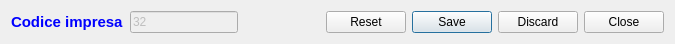
  <widget class="QWidget" name="">
   <property name="geometry">
    <rect>
     <x>1</x>
     <y>0</y>
     <width>675</width>
     <height>40</height>
    </rect>
   </property>
   <layout class="QGridLayout" name="gridLayout_11">
    <item row="0" column="0">
     <widget class="QLabel" name="label_13">
      <property name="sizePolicy">
       <sizepolicy hsizetype="Fixed" vsizetype="Preferred">
        <horstretch>0</horstretch>
        <verstretch>0</verstretch>
       </sizepolicy>
      </property>
      <property name="font">
       <font>
        <pointsize>11</pointsize>
        <weight>75</weight>
        <bold>true</bold>
       </font>
      </property>
      <property name="styleSheet">
       <string notr="true">color:#0000FF</string>
      </property>
      <property name="text">
       <string>Codice impresa</string>
      </property>
     </widget>
    </item>
    <item row="0" column="1">
     <widget class="QLineEdit" name="cod_impresa">
      <property name="enabled">
       <bool>false</bool>
      </property>
      <property name="sizePolicy">
       <sizepolicy hsizetype="Fixed" vsizetype="Fixed">
        <horstretch>0</horstretch>
        <verstretch>0</verstretch>
       </sizepolicy>
      </property>
      <property name="text">
       <string>32</string>
      </property>
     </widget>
    </item>
    <item row="0" column="2">
     <spacer name="horizontalSpacer_8">
      <property name="orientation">
       <enum>Qt::Horizontal</enum>
      </property>
      <property name="sizeHint" stdset="0">
       <size>
        <width>40</width>
        <height>20</height>
       </size>
      </property>
     </spacer>
    </item>
    <item row="0" column="3">
     <widget class="QDialogButtonBox" name="bt_box">
      <property name="sizePolicy">
       <sizepolicy hsizetype="Fixed" vsizetype="Minimum">
        <horstretch>0</horstretch>
        <verstretch>0</verstretch>
       </sizepolicy>
      </property>
      <property name="layoutDirection">
       <enum>Qt::LeftToRight</enum>
      </property>
      <property name="autoFillBackground">
       <bool>false</bool>
      </property>
      <property name="standardButtons">
       <set>QDialogButtonBox::Close|QDialogButtonBox::Discard|QDialogButtonBox::Reset|QDialogButtonBox::Save</set>
      </property>
      <property name="centerButtons">
       <bool>false</bool>
      </property>
     </widget>
    </item>
   </layout>
  </widget>
